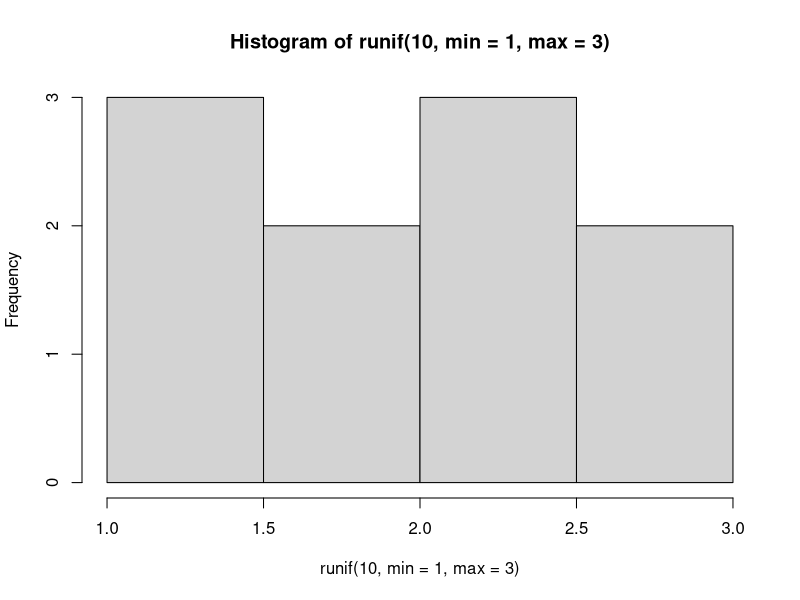
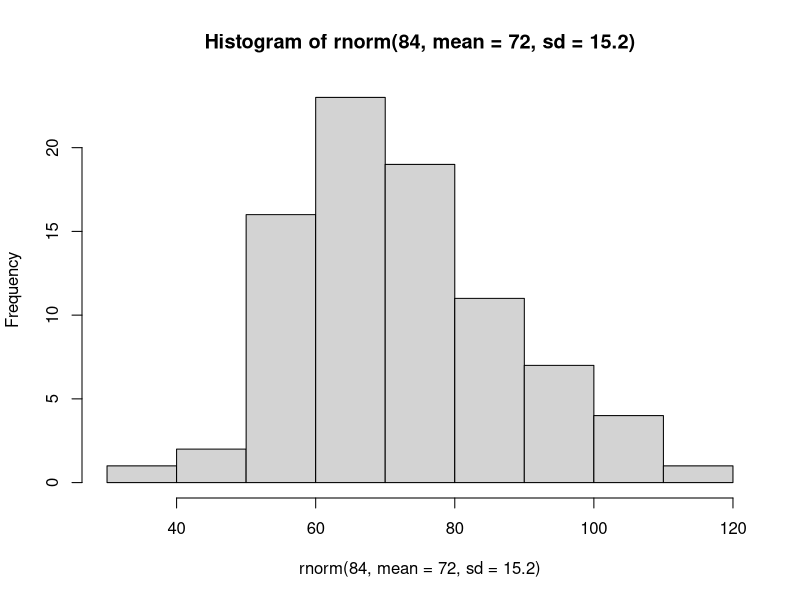

R code for these plots, in order:
# Distribuições de Probabilidade

# Obs: Caso tenha problemas com a acentuação, consulte este link:
# https://support.rstudio.com/hc/en-us/articles/200532197-Character-Encoding

# Configurando o diretório de trabalho
# Coloque entre aspas o diretório de trabalho que você está usando no seu computador
# Não use diretórios com espaço no nome
setwd("/home/aline/Projetos/2")
getwd()

# Uma distribuição de probabilidade descreve como os valores de uma variável aleatória são distribuídos. 
# Por exemplo, a coleção de todos os resultados possíveis de uma sequência de lançamento de moeda é conhecido por 
# seguir a distribuição binomial. 

# Médias de amostras suficientemente grandes de uma população de dados são conhecidos por se 
# assemelhar a distribuição normal. 

# Como as características dessas distribuições teóricas são bem compreendidas, elas podem ser usadas para 
# fazer inferências estatísticas em toda a população de dados como um todo. Os algoritmos de Machine Learning
# são baseados em distribuições de probabilidade.

# Abaixo você encontra as principais distribuições de probabilidade


######----------------- Distribuição Binomial -----------------------
# A distribuição binomial é uma distribuição de probabilidade discreta. (espaço finito de possibilidades)
# Ela descreve o resultado de n experimentos independentes em um experimento. 
# Cada ensaio é suposto ter apenas dois resultados, seja sucesso ou fracasso.

# Suponha que haja 12 perguntas de múltipla escolha em um exame. 
# Cada pergunta tem 5 respostas possíveis, e apenas 1 delas está correta. 
# Encontre a probabilidade de ter quatro ou menos respostas corretas se um aluno tentar responder a todas 
# as perguntas aleatoriamente.
?dbinom

# Uma vez que apenas uma entre cinco respostas possíveis está correta, a probabilidade de responder a 
# uma pergunta corretamente por aleatoriedade é 1/5 = 0,2. Podemos encontrar a probabilidade de ter 
# exatamente 4 respostas corretas por tentativas aleatórias como segue.
dbinom(4, size = 12, prob = 0.2) 

# A probabilidade de quatro ou menos perguntas respondidas corretamente por sorteio em um questionário 
# de múltipla escolha é de 92,7%.
pbinom(4, size = 12, prob = 0.2) 



######----------------- Distribuição Poisson -----------------------
# A distribuição de Poisson é a distribuição de probabilidade de ocorrências de eventos independentes em um 
# intervalo.

# Se há doze carros cruzando uma ponte por minuto em média, encontre a probabilidade de ter 
# dezessete ou mais carros cruzando a ponte em um minuto específico.
?ppois

# A probabilidade de ter 17 ou mais carros cruzando a ponte em um minuto está na parte superior da cauda 
# da função de densidade de probabilidade. Se há doze carros cruzando uma ponte por minuto em média, 
# a probabilidade de ter dezessete ou mais carros que cruzam a ponte em um minuto particular é 10.1%.
ppois(16, lambda = 12, lower = FALSE)

# A probabilidade de ter dezesseis ou menos carros cruzando a ponte em um minuto específico é dada pela 
# função ppois.
ppois(16, lambda = 12)   



######----------------- Distribuição Uniforme Contínua -----------------------
# A distribuição uniforme contínua é a distribuição de probabilidade de seleção de números aleatórios a partir 
# do intervalo contínuo entre a e b. 
runif(10, min = 1, max = 3) 
hist(runif(10, min = 1, max = 3))



######----------------- Distribuição Exponencial -----------------------
# A distribuição exponencial descreve o tempo de chegada de uma seqüência de eventos independentes, 
# aleatoriamente recorrentes.

# Suponha que o tempo médio de checkout de um caixa de supermercado seja de 3 minutos. 
# Encontre a probabilidade de uma verificação de cliente ser concluída pelo caixa em menos de 2 minutos.

# A taxa de processamento de saída é igual a 1 dividido pelo tempo médio de conclusão do checkout. 
# Daí a taxa de processamento é 1/3 checkouts por minuto. 
# Aplicamos então a função pexp da distribuição exponencial com taxa = 1/3.

# A probabilidade de terminar um checkout em menos de dois minutos pelo caixa é de 48,7%
pexp(2, rate = 1/3) 



######----------------- Distribuição Normal -----------------------
# A distribuição normal é uma das mais importantes distribuições da estatística, conhecida também 
# como Distribuição de Gauss ou Gaussiana.

# Além de descrever uma série de fenômenos físicos e financeiros, possui grande uso na estatística inferencial. 
# É inteiramente descrita por seus parâmetros de média e desvio padrão, ou seja, conhecendo-se estes valores 
# consegue-se determinar qualquer probabilidade em uma distribuição Normal.

# Um interessante uso da Distribuição Normal é que ela serve de aproximação para o cálculo de outras 
# distribuições quando o número de observações for muito grande. 
# Essa importante propriedade provém do Teorema do Limite Central que diz que 
# "toda soma de variáveis aleatórias independentes de média finita e variância limitada é aproximadamente Normal, 
# desde que o número de termos da soma seja suficientemente grande"

# Suponha que as pontuações dos exames de vestibular se enquadrem numa distribuição normal. 
# Além disso, o escore médio do teste é 72 e o desvio padrão é 15,2. Qual é a percentagem de alunos com 
# mais de 84 pontos no exame?

# Aplicamos a função pnorm da distribuição normal com média 72 e desvio padrão 15,2. Uma vez que 
# estamos procurando o percentual de alunos com pontuação superior a 84, estamos interessados na cauda 
# superior da distribuição normal.

# A percentagem de alunos com pontuação de 84 ou mais no vestibular é de 21,5%.
pnorm(84, mean = 72, sd = 15.2, lower.tail = FALSE) 
rnorm(84, mean = 72, sd = 15.2)
hist(rnorm(84, mean = 72, sd = 15.2))



######----------------- Outras Distribuições -----------------------

# Distribuição do Qui-quadrado
qchisq(.95, df = 7) 

# Distribuição T de Student
qt(c(.025, .975), df = 5)

# Distribuição F
qf(.95, df1=5, df2 = 2) 







